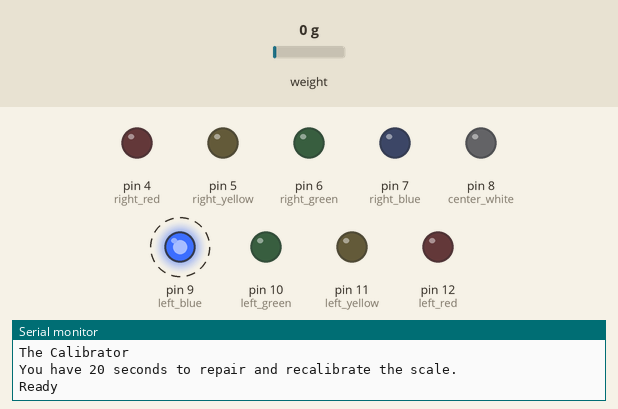
Bench run of a sketch on a simulated Arduino Uno, built with avr-gcc and run on an emulated ATmega328P. Parts: output pins drawn as LEDs (lit = HIGH), the last lines printed to the serial monitor. Dashed ring = blinking. The inputs (shaded band) are chosen by the test bench; at power-on: weight on the scale 0 g.

Above: at 4.85 s.
8.3 s: weight on the scale set to 54 g
At 9.4 s:
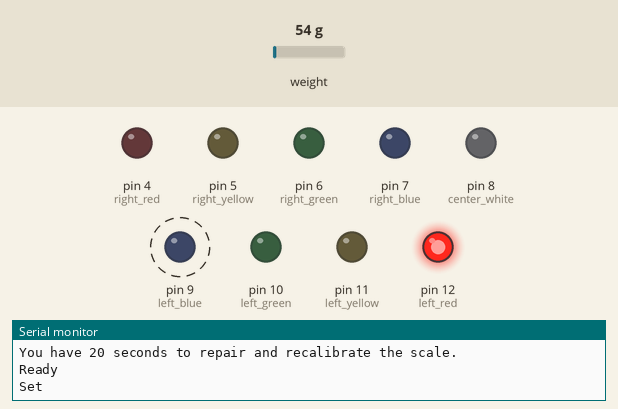
11.1 s: weight on the scale set to 65 g
At 12.3 s:
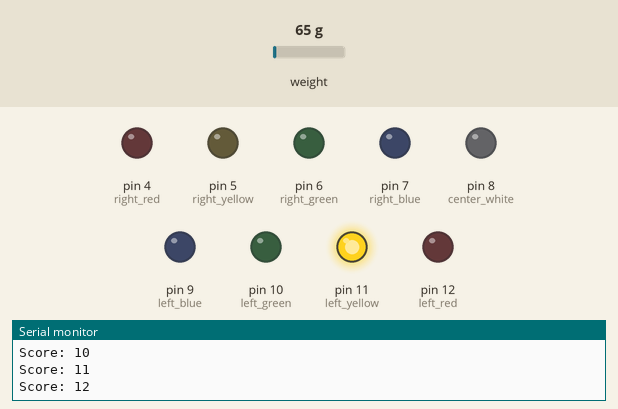
12.6 s: weight on the scale set to 121 g
14.1 s: weight on the scale set to 142 g
At 15.1 s:
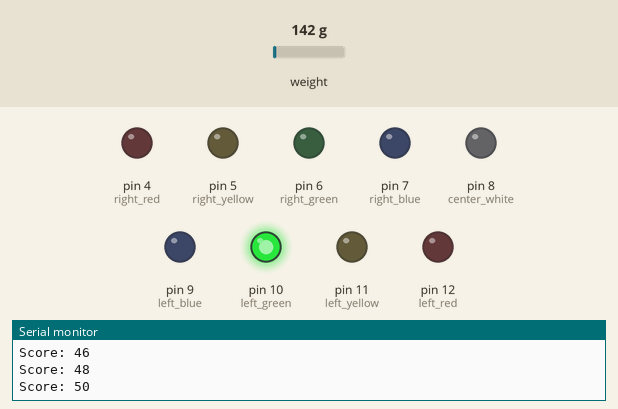
Timing chart, 0 to 16.6 s (numbered marks = the images above; inputs shaded):
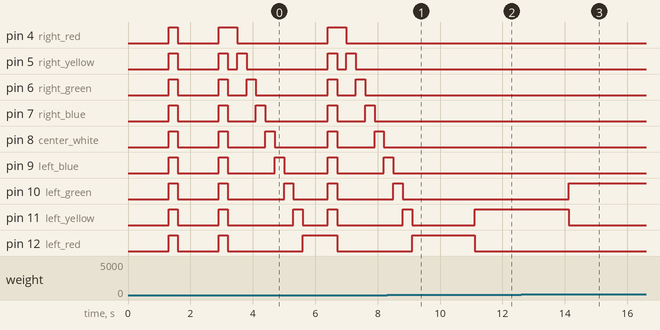

The sketch:

The_Calibrator.ino
```cpp
/*

 The Calibrator
 By: Wally Proenza
 Date: February 2nd, 2020

*/

#include "HX711.h"

#define calibration_factor -447.8572998
#define WINNER 228.0
#define DOUT  3
#define CLK  2

unsigned long time;
float weight = 0.0;
int score = 0;

void wave();
void lightsON();
void lightsOFF();
void rightRed();
void rightYellow();
void rightGreen();
void rightBlue();
void white();
void leftBlue();
void leftGreen();
void leftYellow();
void leftRed();

HX711 scale;

void setup() {
  Serial.begin(9600);

  pinMode(12,OUTPUT); //left red
  pinMode(11,OUTPUT); //left yellow
  pinMode(10,OUTPUT); //left green
  pinMode(9,OUTPUT); //left blue
  pinMode(8,OUTPUT); // center white
  pinMode(7,OUTPUT); // right blue
  pinMode(6,OUTPUT); // right green
  pinMode(5,OUTPUT); // right yellow
  pinMode(4,OUTPUT); // right red

  Serial.println("The Calibrator");

  scale.begin(DOUT, CLK);
  scale.set_scale(calibration_factor);
  scale.tare(); //Assuming there is no weight on the scale at start up, reset the scale to 0
  Serial.println("You have 20 seconds to repair and recalibrate the scale.");
}

void loop() {

 lightsON();
 delay(300);
 lightsOFF();
 delay(300);
 lightsON();
 delay(300);
 Serial.println("Ready");
 delay(1000);
 wave();
 Serial.println("Set");
 delay(500);
 wave();
 Serial.println("Go!");
 delay(100);

 score = 0;
 time = millis();

 while((time + 20000) >= millis())
 {


    weight = scale.get_units();
    //Game
    if(weight > 700)
    {
    rightRed();
    }
    else if (weight > 500)
    {
    rightYellow();
    score += 1;
    }
    else if(weight > 400)
    {
    rightGreen();
    score += 2;
    }
    else if( weight > 300)
    {
    rightBlue();
    score += 3;
    }
    else if (abs(weight - WINNER) < 12)
    {
    white();
    score += 5;
    }
    else if (weight > 156)
    {
    leftBlue();
    score += 3;
    }
     else if (weight > 130)
    {
    leftGreen();
    score += 2;
    }
     else if (weight > 60)
    {
    leftYellow();
    score += 1;
    }
     else
    {
    leftRed();
    }

    Serial.print("Score: ");
    Serial.println(score);
 }


 wave();
 wave();
 wave();
 //end game
  Serial.print("Your score out of a possibile 1070: ");
  Serial.println(score);
  delay(500);
  Serial.print("The scale is ");
  Serial.print((double)score*100/1070);
  Serial.println("% accurate!");


 while(1)
 {

  lightsON();

  delay(500);

  lightsOFF();

  delay(500);

 }
}

void rightRed()
{
  digitalWrite(12,LOW); //left red
  digitalWrite(11,LOW); //left yellow
  digitalWrite(10,LOW); //left green
  digitalWrite(9,LOW); //left blue
  digitalWrite(8,LOW); // center white
  digitalWrite(7,LOW); // right blue
  digitalWrite(6,LOW); // right green
  digitalWrite(5,LOW); // right yellow
  digitalWrite(4,HIGH); // right red
}
void rightYellow()
{
  digitalWrite(12,LOW); //left red
  digitalWrite(11,LOW); //left yellow
  digitalWrite(10,LOW); //left green
  digitalWrite(9,LOW); //left blue
  digitalWrite(8,LOW); // center white
  digitalWrite(7,LOW); // right blue
  digitalWrite(6,LOW); // right green
  digitalWrite(5,HIGH); // right yellow
  digitalWrite(4,LOW); // right red
}
void rightGreen()
{
  digitalWrite(12,LOW); //left red
  digitalWrite(11,LOW); //left yellow
  digitalWrite(10,LOW); //left green
  digitalWrite(9,LOW); //left blue
  digitalWrite(8,LOW); // center white
  digitalWrite(7,LOW); // right blue
  digitalWrite(6,HIGH); // right green
  digitalWrite(5,LOW); // right yellow
  digitalWrite(4,LOW); // right red
}
void rightBlue()
{
  digitalWrite(12,LOW); //left red
  digitalWrite(11,LOW); //left yellow
  digitalWrite(10,LOW); //left green
  digitalWrite(9,LOW); //left blue
  digitalWrite(8,LOW); // center white
  digitalWrite(7,HIGH); // right blue
  digitalWrite(6,LOW); // right green
  digitalWrite(5,LOW); // right yellow
  digitalWrite(4,LOW); // right red
}
void white()
{
  digitalWrite(12,LOW); //left red
  digitalWrite(11,LOW); //left yellow
  digitalWrite(10,LOW); //left green
  digitalWrite(9,LOW); //left blue
  digitalWrite(8,HIGH); // center white
  digitalWrite(7,LOW); // right blue
  digitalWrite(6,LOW); // right green
  digitalWrite(5,LOW); // right yellow
  digitalWrite(4,LOW); // right red
}
void leftBlue()
{
  digitalWrite(12,LOW); //left red
  digitalWrite(11,LOW); //left yellow
  digitalWrite(10,LOW); //left green
  digitalWrite(9,HIGH); //left blue
  digitalWrite(8,LOW); // center white
  digitalWrite(7,LOW); // right blue
  digitalWrite(6,LOW); // right green
  digitalWrite(5,LOW); // right yellow
  digitalWrite(4,LOW); // right red
}
void leftGreen()
{
  digitalWrite(12,LOW); //left red
  digitalWrite(11,LOW); //left yellow
  digitalWrite(10,HIGH); //left green
  digitalWrite(9,LOW); //left blue
  digitalWrite(8,LOW); // center white
  digitalWrite(7,LOW); // right blue
  digitalWrite(6,LOW); // right green
  digitalWrite(5,LOW); // right yellow
  digitalWrite(4,LOW); // right red
}
void leftYellow()
{
  digitalWrite(12,LOW); //left red
  digitalWrite(11,HIGH); //left yellow
  digitalWrite(10,LOW); //left green
  digitalWrite(9,LOW); //left blue
  digitalWrite(8,LOW); // center white
  digitalWrite(7,LOW); // right blue
  digitalWrite(6,LOW); // right green
  digitalWrite(5,LOW); // right yellow
  digitalWrite(4,LOW); // right red
}
void leftRed()
{
  digitalWrite(12,HIGH); //left red
  digitalWrite(11,LOW); //left yellow
  digitalWrite(10,LOW); //left green
  digitalWrite(9,LOW); //left blue
  digitalWrite(8,LOW); // center white
  digitalWrite(7,LOW); // right blue
  digitalWrite(6,LOW); // right green
  digitalWrite(5,LOW); // right yellow
  digitalWrite(4,LOW); // right red
}
void lightsON()
{
  digitalWrite(12,LOW); //left red
  digitalWrite(11,LOW); //left yellow
  digitalWrite(10,LOW); //left green
  digitalWrite(9,LOW); //left blue
  digitalWrite(8,LOW); // center white
  digitalWrite(7,LOW); // right blue
  digitalWrite(6,LOW); // right green
  digitalWrite(5,LOW); // right yellow
  digitalWrite(4,LOW); // right red
}
void lightsOFF()
{
  digitalWrite(12,HIGH); //left red
  digitalWrite(11,HIGH); //left yellow
  digitalWrite(10,HIGH); //left green
  digitalWrite(9,HIGH); //left blue
  digitalWrite(8,HIGH); // center white
  digitalWrite(7,HIGH); // right blue
  digitalWrite(6,HIGH); // right green
  digitalWrite(5,HIGH); // right yellow
  digitalWrite(4,HIGH); // right red
}

void wave()
{
  lightsOFF();
  delay(300);
  rightRed();
  delay(300);
  rightYellow();
  delay(300);
  rightGreen();
  delay(300);
  rightBlue();
  delay(300);
  white();
  delay(300);
  leftBlue();
  delay(300);
  leftGreen();
  delay(300);
  leftYellow();
  delay(300);
  leftRed();
  delay(300);
}
```

Measured:
- the behaviour switches between 60 and 61 g on weight on the scale (found by bisection; images 1 and 2)
- the behaviour switches between 130 and 131 g on weight on the scale (found by bisection; images 2 and 3)
- after the input at 11.1 s, pin 11 (left_yellow): LOW → HIGH at once; pin 12 (left_red): HIGH → LOW at once
- after the input at 14.1 s, pin 10 (left_green): LOW → HIGH at once; pin 11 (left_yellow): HIGH → LOW at once
- by itself, pin 9 (left_blue): alternates HIGH for 0.30 s and LOW for 1.5 s
